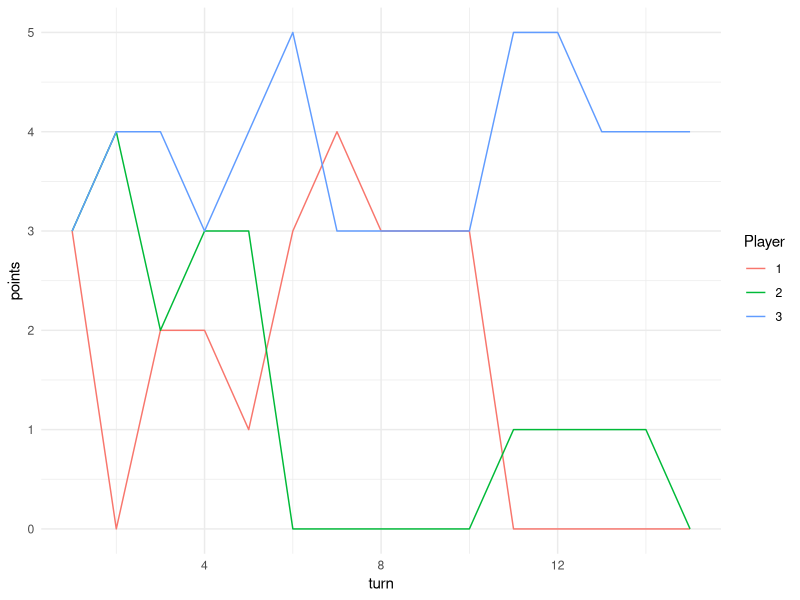
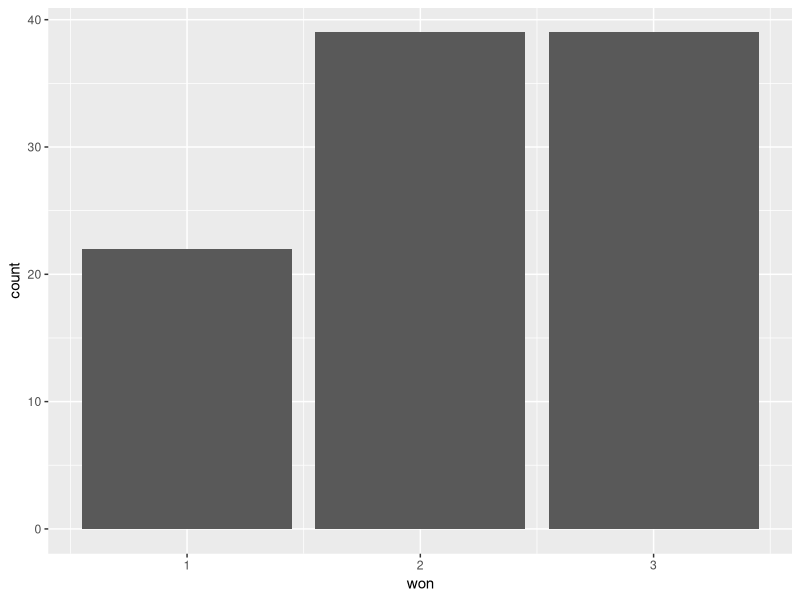
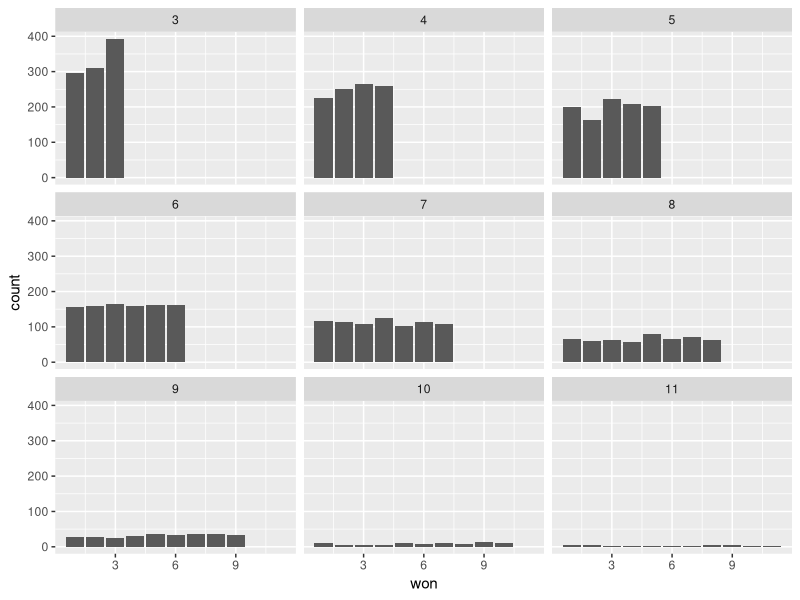
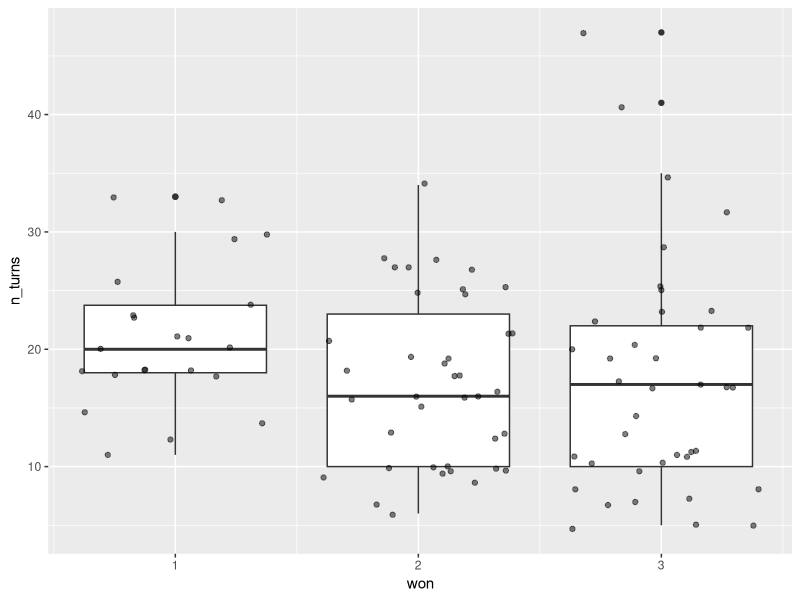
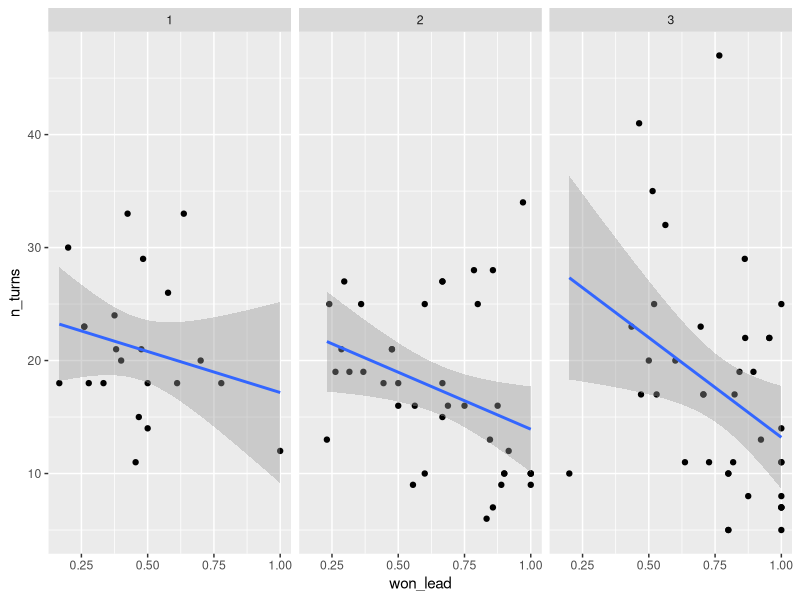

The R script that drew these images, in order:
## ---- chunk 1
library(knitr)
opts_chunk$set(
  echo = TRUE, 
  cache = TRUE,
  fig.width = 7, 
  fig.align = 'center',
  fig.asp = 0.618, # 1 / phi
  out.width = "700px")
knit_hooks$set(optipng = hook_optipng)
opts_chunk$set("optipng" = "-o5")
## ---- chunk 2
library(tidyverse) 
## ---- chunk 3
lcr_dice <- function(n) {
  faces <- c("left", "right", "center", "none", "none", "none")
  sample(faces, size = n, replace = TRUE)
}
## ---- chunk 4
turn_action <- function(game, rolls, turn, player) {
  new_game <- game
  n_people <- NCOL(game)
  n_right <- sum(rolls == "right")
  n_left <- sum(rolls == "left")
  n_moved <- sum(rolls != "none")
  
  new_game[turn, ] <- new_game[turn - 1, ]
  
  if(player == n_people) {
    new_game[turn, 1] <- new_game[turn - 1, 1] + n_right 
  } else {
    new_game[turn, player + 1] <- new_game[turn - 1, player + 1] + n_right
  }
  
  if(player == 1) {
    new_game[turn, n_people] <- new_game[turn - 1, n_people] + n_left 
  } else {
    new_game[turn, player - 1] <- new_game[turn - 1, player - 1] + n_left
  }
  
  new_game[turn, player] <- new_game[turn - 1, player] - n_moved
  
  new_game
}
## ---- chunk 5
lcr <- function(n_iter = 100, n_people = 3, n_dice = 3, start_points = 3) {
  
  who_turn <- lag(rep(1:n_people, length.out = n_iter))
  
  game <- matrix(ncol = n_people, nrow = n_iter)
  game[1, ] <- start_points
  
  for(i in 2:n_iter) {
    rolls <- lcr_dice(min(game[i - 1, who_turn[i]], n_dice))
    game <- turn_action(game, rolls, i, player = who_turn[i])
    if(sum(game[i, ] != 0) == 1) {
      return(game[1:i, ])
    }
  }
  return(game)
}
## ---- chunk 6
lcr_plot <- function(data) {
  tibble(points = data %>% t() %>% as.numeric(),
         player = rep(1:NCOL(data), length.out = length(data)),
         turn = rep(1:NROW(data), each = NCOL(data))) %>%
    ggplot(aes(turn, points, group = player)) +
    geom_line(aes(color = factor(player))) +
    theme_minimal() +
    labs(color = "Player")
}
## ---- chunk 7
lcr_summary <- function(data) {
  n_turns <- NROW(data) - 1
  terminate <- sum(tail(data, 1) != 0) == 1
  won <- ifelse(terminate,
                tail(data, 1) %>% as.logical() %>% which(),
                NA)
  won_lead <- mean(data[-1, won] >= apply(data[-1, ], 1, max))
  won_zero <- mean(0 == data[-1, won])
  
  tibble(n_turns = n_turns,
         terminate = terminate,
         won = won,
         won_lead = won_lead,
         won_zero = won_zero)
}
## ---- chunk 8
first_game <- lcr()

first_game
## ---- chunk 9
first_game %>% lcr_plot()
## ---- chunk 10
first_game %>% lcr_summary()
## ---- chunk 11
simulation <- map_df(1:100, ~ lcr() %>% lcr_summary())
## ---- chunk 12
head(simulation)
## ---- chunk 13
simulation %>%
  ggplot(aes(won)) +
  geom_bar()
## ---- chunk 14
simulation %>% pull(won) %>% table() %>% chisq.test()
## ---- chunk 15
simulation2 <- map2_df(1:9000, rep(3:11, 1000),
                       ~ lcr(n_people = .y) %>% 
                         lcr_summary() %>%
                         mutate(n_people = .y))
## ---- chunk 16
simulation2 %>%
  ggplot(aes(won)) +
  geom_bar() +
  facet_wrap(~ n_people)
## ---- chunk 17
simulation %>%
  ggplot(aes(won, n_turns)) +
  geom_boxplot(aes(group = won)) +
  geom_jitter(alpha = 0.5)
## ---- chunk 18
simulation %>%
  ggplot(aes(won_lead, n_turns)) +
  geom_point() +
  facet_grid(~won) +
  geom_smooth(method = "lm")
